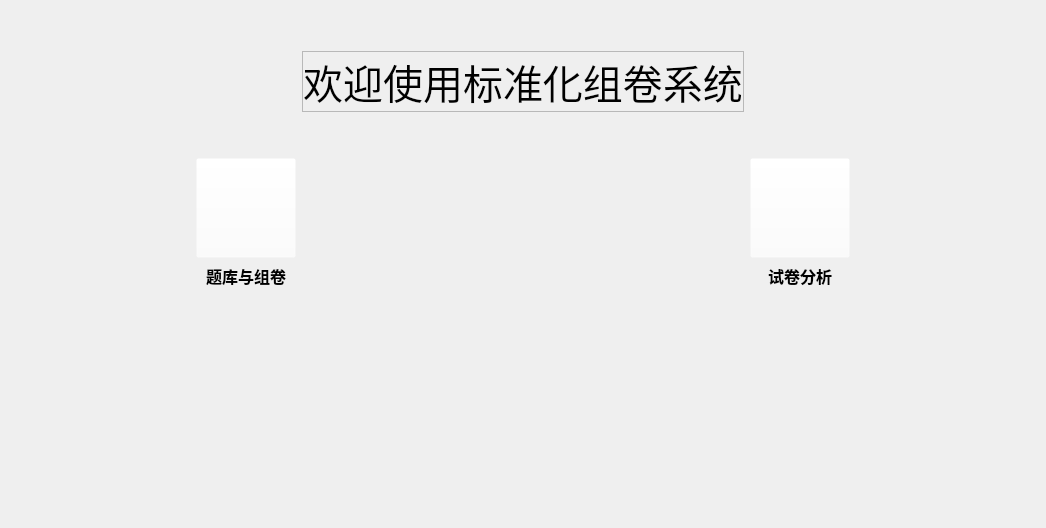
       <widget class="QWidget" name="pageHome">
        <layout class="QGridLayout" name="gridLayout">
         <item row="1" column="2">
          <layout class="QHBoxLayout" name="horizontalLayout_9">
           <item>
            <widget class="QFrame" name="frame_2">
             <property name="minimumSize">
              <size>
               <width>289</width>
               <height>0</height>
              </size>
             </property>
             <property name="frameShape">
              <enum>QFrame::StyledPanel</enum>
             </property>
             <property name="frameShadow">
              <enum>QFrame::Raised</enum>
             </property>
             <layout class="QHBoxLayout" name="horizontalLayout_10">
              <property name="spacing">
               <number>0</number>
              </property>
              <property name="leftMargin">
               <number>0</number>
              </property>
              <property name="topMargin">
               <number>0</number>
              </property>
              <property name="rightMargin">
               <number>0</number>
              </property>
              <property name="bottomMargin">
               <number>0</number>
              </property>
              <item>
               <widget class="QLabel" name="label_3">
                <property name="enabled">
                 <bool>true</bool>
                </property>
                <property name="font">
                 <font>
                  <family>微软雅黑</family>
                  <pointsize>30</pointsize>
                  <weight>50</weight>
                  <italic>false</italic>
                  <bold>false</bold>
                 </font>
                </property>
                <property name="text">
                 <string>欢迎使用标准化组卷系统</string>
                </property>
                <property name="alignment">
                 <set>Qt::AlignCenter</set>
                </property>
               </widget>
              </item>
             </layout>
            </widget>
           </item>
          </layout>
         </item>
         <item row="3" column="4">
          <spacer name="horizontalSpacer_6">
           <property name="orientation">
            <enum>Qt::Horizontal</enum>
           </property>
           <property name="sizeHint" stdset="0">
            <size>
             <width>185</width>
             <height>20</height>
            </size>
           </property>
          </spacer>
         </item>
         <item row="0" column="2">
          <spacer name="verticalSpacer_3">
           <property name="orientation">
            <enum>Qt::Vertical</enum>
           </property>
           <property name="sizeHint" stdset="0">
            <size>
             <width>20</width>
             <height>40</height>
            </size>
           </property>
          </spacer>
         </item>
         <item row="4" column="3">
          <spacer name="verticalSpacer_12">
           <property name="orientation">
            <enum>Qt::Vertical</enum>
           </property>
           <property name="sizeHint" stdset="0">
            <size>
             <width>20</width>
             <height>40</height>
            </size>
           </property>
          </spacer>
         </item>
         <item row="3" column="0">
          <spacer name="horizontalSpacer_4">
           <property name="orientation">
            <enum>Qt::Horizontal</enum>
           </property>
           <property name="sizeHint" stdset="0">
            <size>
             <width>185</width>
             <height>20</height>
            </size>
           </property>
          </spacer>
         </item>
         <item row="1" column="4">
          <spacer name="horizontalSpacer_13">
           <property name="orientation">
            <enum>Qt::Horizontal</enum>
           </property>
           <property name="sizeType">
            <enum>QSizePolicy::Fixed</enum>
           </property>
           <property name="sizeHint" stdset="0">
            <size>
             <width>0</width>
             <height>0</height>
            </size>
           </property>
          </spacer>
         </item>
         <item row="3" column="1">
          <layout class="QVBoxLayout" name="verticalLayout_6">
           <item>
            <widget class="QPushButton" name="questionBtn">
             <property name="minimumSize">
              <size>
               <width>100</width>
               <height>100</height>
              </size>
             </property>
             <property name="maximumSize">
              <size>
               <width>100</width>
               <height>100</height>
              </size>
             </property>
             <property name="styleSheet">
              <string notr="true">border-image: url(:/resources/common/icons8-compose-64.png);
background-color: rgba(255, 255, 255, 0);</string>
             </property>
             <property name="text">
              <string/>
             </property>
            </widget>
           </item>
           <item>
            <widget class="QLabel" name="label">
             <property name="font">
              <font>
               <family>微软雅黑</family>
               <pointsize>12</pointsize>
               <weight>75</weight>
               <bold>true</bold>
              </font>
             </property>
             <property name="text">
              <string>题库与组卷</string>
             </property>
             <property name="alignment">
              <set>Qt::AlignCenter</set>
             </property>
            </widget>
           </item>
          </layout>
         </item>
         <item row="2" column="2">
          <spacer name="verticalSpacer_13">
           <property name="orientation">
            <enum>Qt::Vertical</enum>
           </property>
           <property name="sizeHint" stdset="0">
            <size>
             <width>20</width>
             <height>40</height>
            </size>
           </property>
          </spacer>
         </item>
         <item row="3" column="2">
          <spacer name="horizontalSpacer_7">
           <property name="orientation">
            <enum>Qt::Horizontal</enum>
           </property>
           <property name="sizeType">
            <enum>QSizePolicy::Preferred</enum>
           </property>
           <property name="sizeHint" stdset="0">
            <size>
             <width>184</width>
             <height>20</height>
            </size>
           </property>
          </spacer>
         </item>
         <item row="3" column="3">
          <layout class="QVBoxLayout" name="verticalLayout_5">
           <item>
            <widget class="QPushButton" name="paperBtn">
             <property name="minimumSize">
              <size>
               <width>100</width>
               <height>100</height>
              </size>
             </property>
             <property name="maximumSize">
              <size>
               <width>100</width>
               <height>100</height>
              </size>
             </property>
             <property name="styleSheet">
              <string notr="true">border-image: url(:/resources/common/icons8-upload-document-64.png);
background-color: rgba(255, 255, 255, 0);</string>
             </property>
             <property name="text">
              <string/>
             </property>
            </widget>
           </item>
           <item>
            <widget class="QLabel" name="label_2">
             <property name="font">
              <font>
               <family>微软雅黑</family>
               <pointsize>12</pointsize>
               <weight>75</weight>
               <bold>true</bold>
              </font>
             </property>
             <property name="text">
              <string>试卷分析</string>
             </property>
             <property name="alignment">
              <set>Qt::AlignCenter</set>
             </property>
            </widget>
           </item>
          </layout>
         </item>
         <item row="4" column="1">
          <spacer name="verticalSpacer_2">
           <property name="orientation">
            <enum>Qt::Vertical</enum>
           </property>
           <property name="sizeHint" stdset="0">
            <size>
             <width>20</width>
             <height>229</height>
            </size>
           </property>
          </spacer>
         </item>
        </layout>
       </widget>
